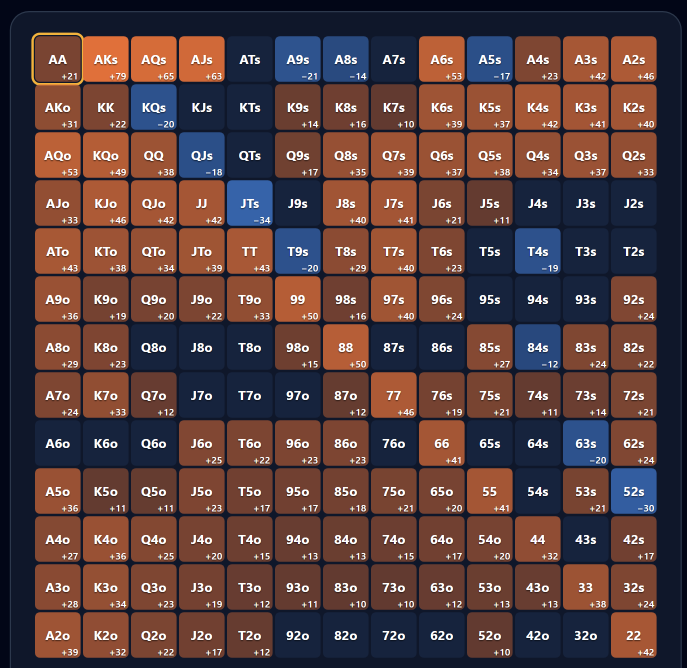
#> input picture content/posts/modo-gto-launch/instagram/src/assets/prod-field-vs-gto.png, 1373 x 1336 px (shown at 1/2 size)
$ python -i build_email.py   (imports and definitions only)
#> lines starting #> are read from the running program, lines starting #| are printed output that depends on the picture; after the words box and inside, x2 and y2 are one past the last pixel; in counts of white or black regions, pixels touching at a corner belong together
"""Modo GTO - e-mail (PT e EN): imagem do slot + email-pt.html, email-en.html e os .preview.html.

Tudo vem de numbers.json (lib.py). Faltando N1..N4, ou a imagem do slot, o e-mail sai em DRAFT:
 - marcadores [[N..]] vermelhos no texto, faixa "RASCUNHO - NAO ENVIAR" no topo, <title> com [DRAFT];
 - imagem do slot com o rotulo [PRINT DE PRODUCAO PENDENTE], nomeada email/modo-gto-<lang>-DRAFT.png.
Pronto: imagem email/modo-gto-<lang>.png (o -DRAFT some) e HTML sem faixa nem marcador.

Imagem do slot (numbers.json "email_image"):
  "print": captura de producao prints/prod/postflop-<lang>.png|jpg, enquadrada (padrao).
  "bars":  as duas barras field x GTO renderizadas aqui com N2/N3 (alternativa do email.md).

Uso: python build_email.py   (depois ou antes de build.py; nao depende dele)
Nao envia nada e nao toca no Resend. Antes do envio, hospedar email/modo-gto-<lang>.png em https://www.aurapoker.com/email/.
"""
import html as H
import re
import sys

import numpy as np
from PIL import Image, ImageDraw, ImageFont
from playwright.sync_api import sync_playwright

import lib
import build as B
from lib import ASSETS, EMAIL, POST, SRC, Ex, chart_svg, find_print, fnum, has_text, pct, ph_email

BG_MAIL = (11, 18, 32)  # #0b1220
W = 1200
M = 14
INNER = W - 2 * M
FRAME = (30, 41, 59)
FONT = "C:/Windows/Fonts/segoeui.ttf"
FONTB = "C:/Windows/Fonts/segoeuib.ttf"

CP = {
    "pt": dict(
        lang_attr="pt-BR", subject="O GTO do flop ao river, ao lado do field", h1="Modo GTO no ar",
        tagline="O GTO do flop ao river, ao lado do field.",
        pre="Modo GTO no ar. Incluso no plano Individual por tempo limitado.",
        btn="Conhecer o Modo GTO",
        f1="Você recebeu este e-mail porque criou uma conta na Aura Poker Analytics.",
        f2='Não quer mais e-mails como este? <a href="{{{RESEND_UNSUBSCRIBE_URL}}}" style="color:#aab6c8; text-decoration:underline;">Descadastrar</a> · Dúvidas no <a href="https://discord.gg/wYquSmUtAK" style="color:#aab6c8; text-decoration:underline;">Discord</a>.',
        f3="Fale com a gente:",
        draft="RASCUNHO · NÃO ENVIAR · falta: ",
    ),
    "en": dict(
        lang_attr="en", subject="GTO from flop to river, next to the field", h1="GTO Mode is live",
        tagline="GTO from flop to river, next to the field.",
        pre="GTO Mode is live. Included in the Individual plan for a limited time.",
        btn="See GTO Mode",
        f1="You received this email because you created an account on Aura Poker Analytics.",
        f2='Don\'t want emails like this anymore? <a href="{{{RESEND_UNSUBSCRIBE_URL}}}" style="color:#aab6c8; text-decoration:underline;">Unsubscribe</a> · Questions? Find us on <a href="https://discord.gg/wYquSmUtAK" style="color:#aab6c8; text-decoration:underline;">Discord</a>.',
        f3="Reach us:",
        draft="DRAFT · DO NOT SEND · missing: ",
    ),
}


# ---------------------------------------------------------------- texto do exemplo (email.md)
# [20 lines left out: function example_html, not called in this run]


# ---------------------------------------------------------------- imagem do slot
def _font(path, size):
    return ImageFont.truetype(path, size)


# [21 lines left out: functions _dashed_rect, placeholder_image, not called in this run]


def framed_print(src):
    """Captura de producao -> imagem do e-mail: 1200 px, fundo #0b1220, cantos arredondados e borda do app."""
#> called with src = 'assets/prod-field-vs-gto.png'
    im = Image.open(src).convert("RGB")
#> im is the input picture: PIL image 1373x1336 RGB; mean R, G, B 88.6, 63.3, 62.8
    ch = round(im.height * INNER / im.width)
#> ch = 1140
    im = im.resize((INNER, ch), Image.LANCZOS)
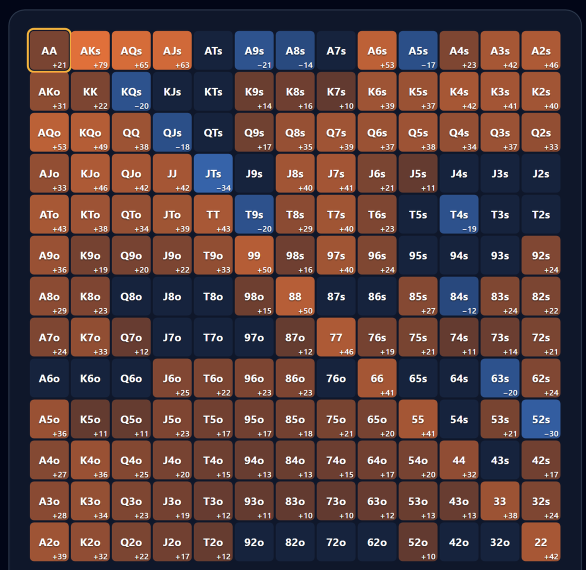
#> im: PIL image 1172x1140 RGB (shown at 1/2 size); mean R, G, B 88.4, 63.1, 62.6
    canvas = Image.new("RGB", (W, ch + 2 * M), BG_MAIL)
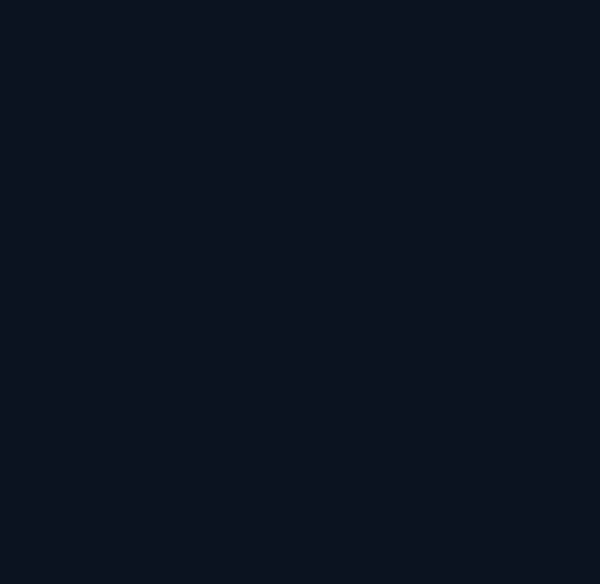
#> canvas: PIL image 1200x1168 RGB (shown at 1/2 size); mean R, G, B 11, 18, 32
    k, r = 4, 22
    mk = Image.new("L", (INNER * k, ch * k), 0)
#> mk: PIL image 4688x4560 L; every value is 0
    ImageDraw.Draw(mk).rounded_rectangle((0, 0, INNER * k - 1, ch * k - 1), radius=r * k, fill=255)
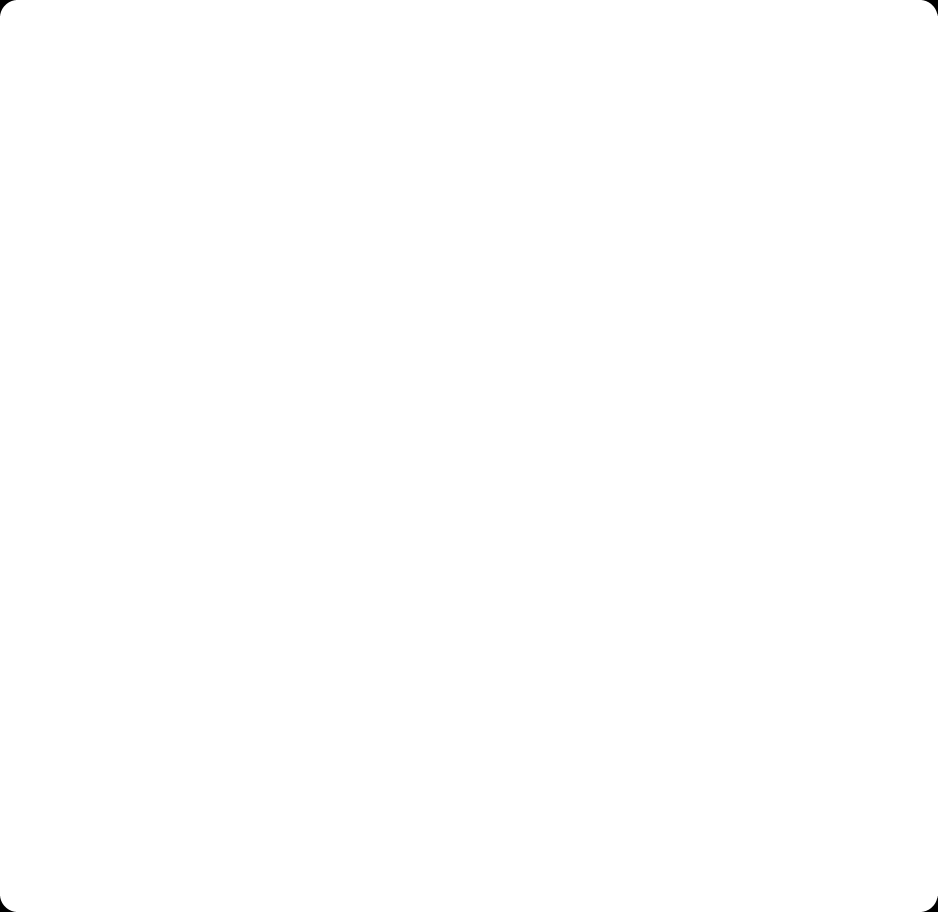
#> mk: PIL image 4688x4560 L (shown at 1/5 size); 100% white; 4 black regions, box (x1, y1, x2, y2) and area: (0, 0, 79, 79) 1692, (4609, 0, 4688, 79) 1692, (0, 4481, 79, 4560) 1692, (4609, 4481, 4688, 4560) 1692
    mk = mk.resize((INNER, ch), Image.LANCZOS)
#> mk: PIL image 1172x1140 L
    canvas.paste(im, (M, M), mk)
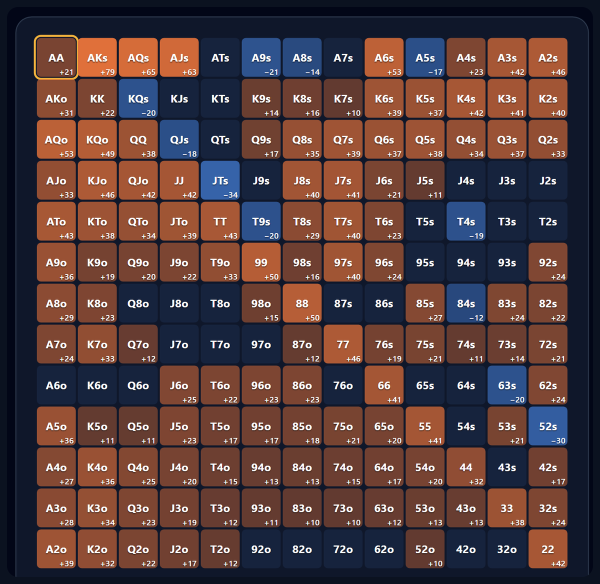
#> canvas: PIL image 1200x1168 RGB (shown at 1/2 size); mean R, G, B 84.8, 61, 61.1
    bm = Image.new("L", (INNER * k, ch * k), 0)
    bd = ImageDraw.Draw(bm)
    bd.rounded_rectangle((0, 0, INNER * k - 1, ch * k - 1), radius=r * k, fill=255)
    bd.rounded_rectangle((2 * k, 2 * k, INNER * k - 1 - 2 * k, ch * k - 1 - 2 * k), radius=(r - 2) * k, fill=0)
    canvas.paste(Image.new("RGB", (INNER, ch), FRAME), (M, M), bm.resize((INNER, ch), Image.LANCZOS))
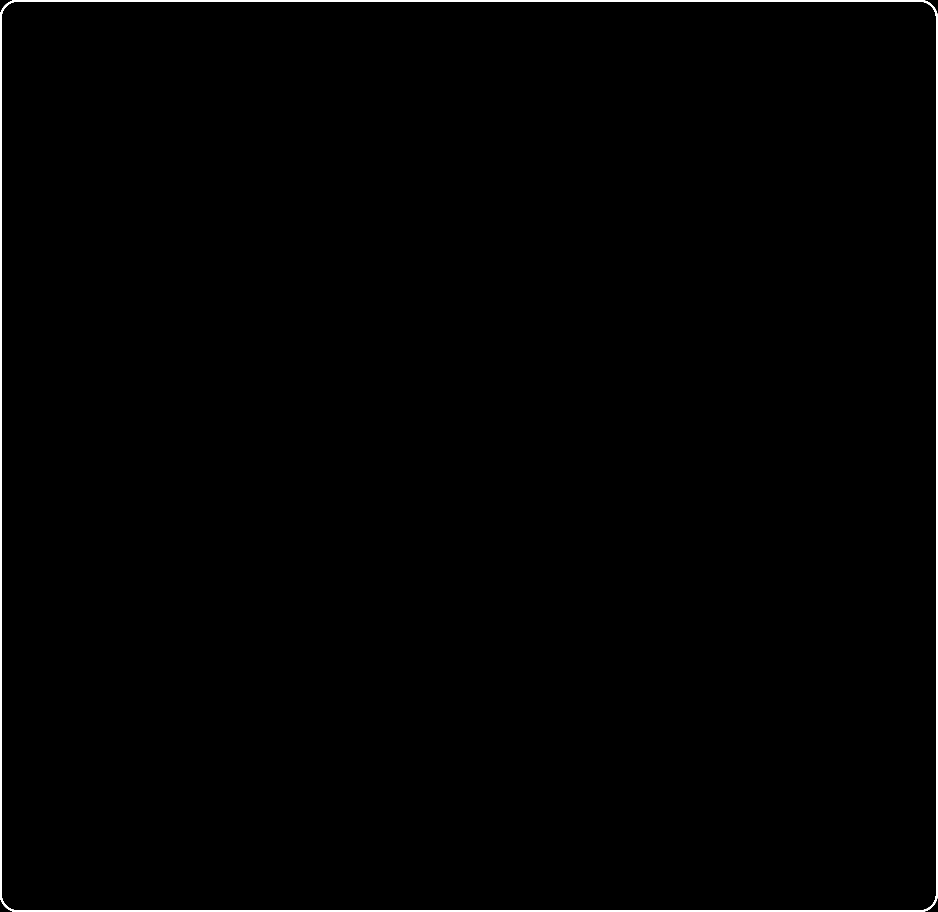
#> bm: PIL image 4688x4560 L (shown at 1/5 size); 0.69% white; 1 white region, box (x1, y1, x2, y2) and area: (0, 0, 4688, 4560) 146544
    return canvas


# [17 lines left out: function bars_image, not called in this run]


CARD_L = {"pt": ("Fold contra c-bet · Field × GTO", "Faixa GTO", "Field", "GTO"),
          "en": ("Fold vs c-bet · Field × GTO", "GTO range", "Field", "GTO")}
MW, MH = 1200, 940


# [223 lines left out: functions mockup_html, mockup_image, slot_image, render, main, not called in this run]


# [2 lines not run here, left out]

>>> result = framed_print('assets/prod-field-vs-gto.png')

$ run again, on content/posts/modo-gto-launch/instagram/src/assets/_email-mockup-en.png
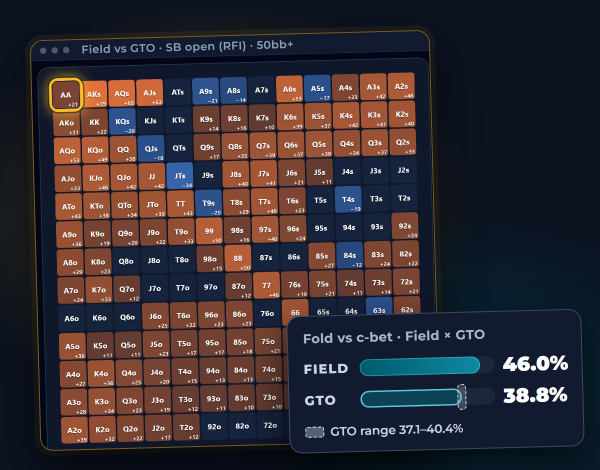
#> input picture content/posts/modo-gto-launch/instagram/src/assets/_email-mockup-en.png, 1200 x 940 px (shown at 1/2 size)
#> in framed_print, im is the input picture: PIL image 1200x940 RGB; mean R, G, B 53.1, 45.6, 51.7
#> im: PIL image 1172x918 RGB
#> in framed_print, `canvas.paste(im, (M, M), mk)`:
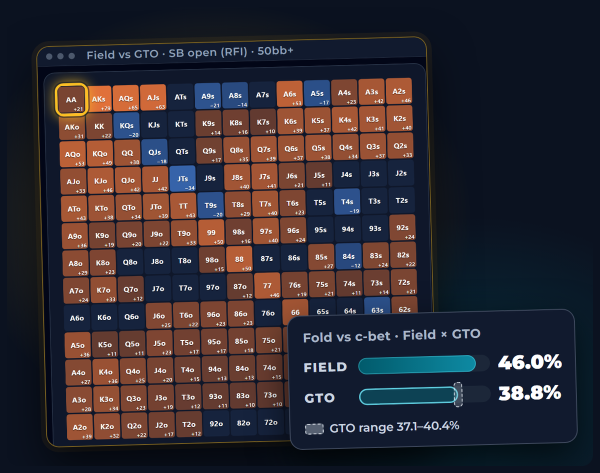
#> canvas: PIL image 1200x946 RGB (shown at 1/2 size); mean R, G, B 50.9, 44.1, 50.6
#> in framed_print, `canvas.paste(Image.new("RGB", (INNER, ch), FRAME), (M, M), bm.resize((..`:
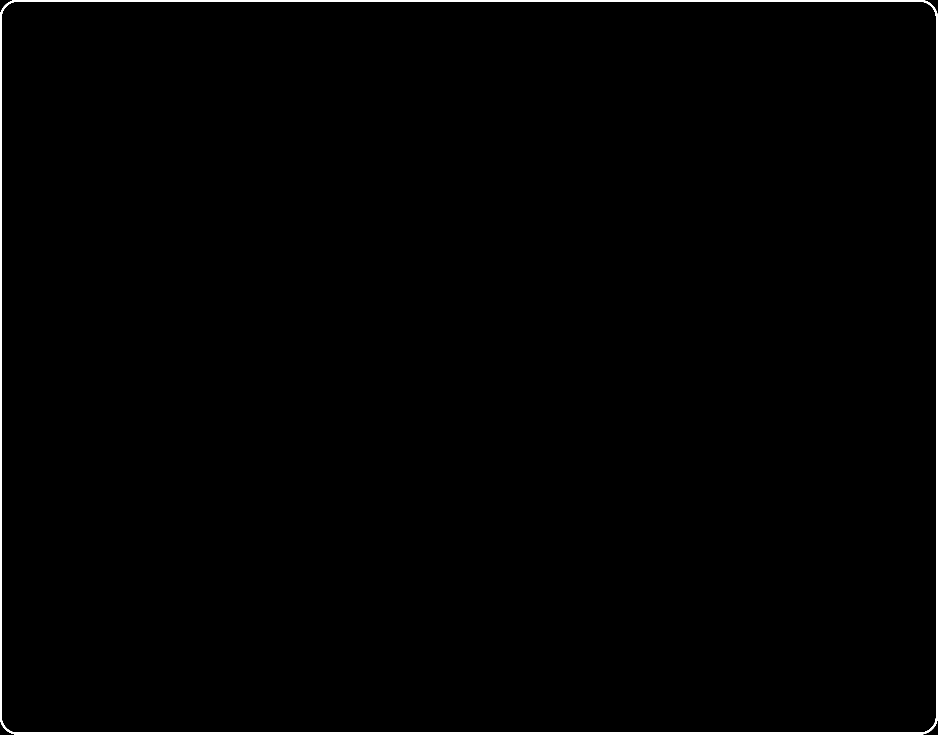
#> bm: PIL image 4688x3672 L (shown at 1/5 size); 0.77% white; 1 white region, box (x1, y1, x2, y2) and area: (0, 0, 4688, 3672) 132336
